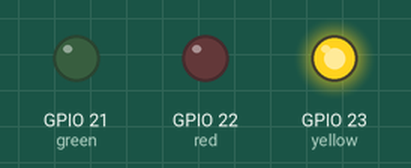
Simulated run of this sketch. Board: ESP32. Parts: output pins drawn as LEDs (lit = HIGH). WiFi joins after 1.5 s; servers stay silent unless stated; what the sketch prints to the serial monitor is not drawn.

Above: at 0.1 s.
At 3.1 s:
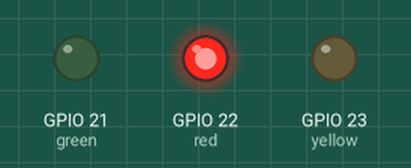
At 8.1 s:
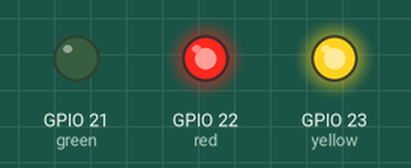
At 10.1 s:
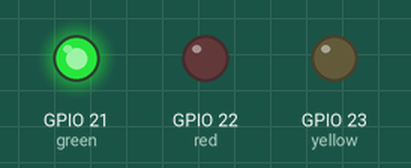
Timing chart, 0 to 11.6 s (numbered marks = the images above):
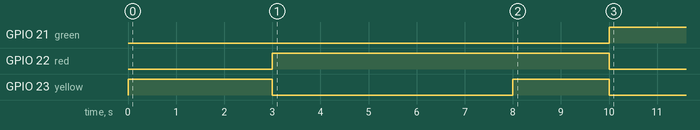

Measured:
- by itself, GPIO 21 (green): LOW → HIGH at 10.0 s
- by itself, GPIO 22 (red): LOW → HIGH at 3.0 s, → LOW 7.0 s later
- by itself, GPIO 23 (yellow): LOW → HIGH at 0.00 s, → LOW 3.0 s later, → HIGH 5.0 s later, → LOW 2.0 s later

The sketch:

ESP32_TrafficLight.ino
```cpp
#include <WiFi.h>

int red = 22;
int yellow = 23;
int green = 21;

const char* ssid = "OnePlus NordCE 5G";
const char* password = "12345678";

bool connectedToWiFi = false;

void setup()
{
  Serial.begin(115200);

  pinMode(red, OUTPUT);
  pinMode(yellow, OUTPUT);
  pinMode(green, OUTPUT);

  // Connect to Wi-Fi
  WiFi.begin(ssid, password);
  Serial.println("Connecting to WiFi...");
}

void loop()
{
  int rssi = WiFi.RSSI();
  Serial.print("RSSI: ");
  Serial.println(rssi);

  if ((!connectedToWiFi && WiFi.status() == WL_CONNECTED) && (rssi > -50))
  {
    connectedToWiFi = true;
    Serial.println("Connected to WiFi");
    Serial.print("IP address: ");
    Serial.println(WiFi.localIP());
    digitalWrite(yellow, LOW);
    digitalWrite(red, LOW);
    digitalWrite(green, HIGH);
  }

  if (WiFi.status() != WL_CONNECTED) {
    if (connectedToWiFi) {
      connectedToWiFi = false;
      Serial.println("Disconnected from WiFi");
      delay(5000); // Wait for 5 seconds before trying to reconnect
      WiFi.begin(ssid, password);
      Serial.println("Reconnecting to WiFi...");
    }
    digitalWrite(green, LOW);
    digitalWrite(yellow, HIGH);
    delay(3000);

  // turn off yellow, then turn red on for 5 seconds
    digitalWrite(yellow, LOW);
    digitalWrite(red, HIGH);
    delay(5000);

  // red and yellow on for 2 seconds (red is already on though)
    digitalWrite(yellow, HIGH);
    delay(2000);

  // turn off red and yellow, then turn on green
    digitalWrite(yellow, LOW);
    digitalWrite(red, LOW);
    digitalWrite(green, HIGH);
    delay(3000);
  }
}
```
